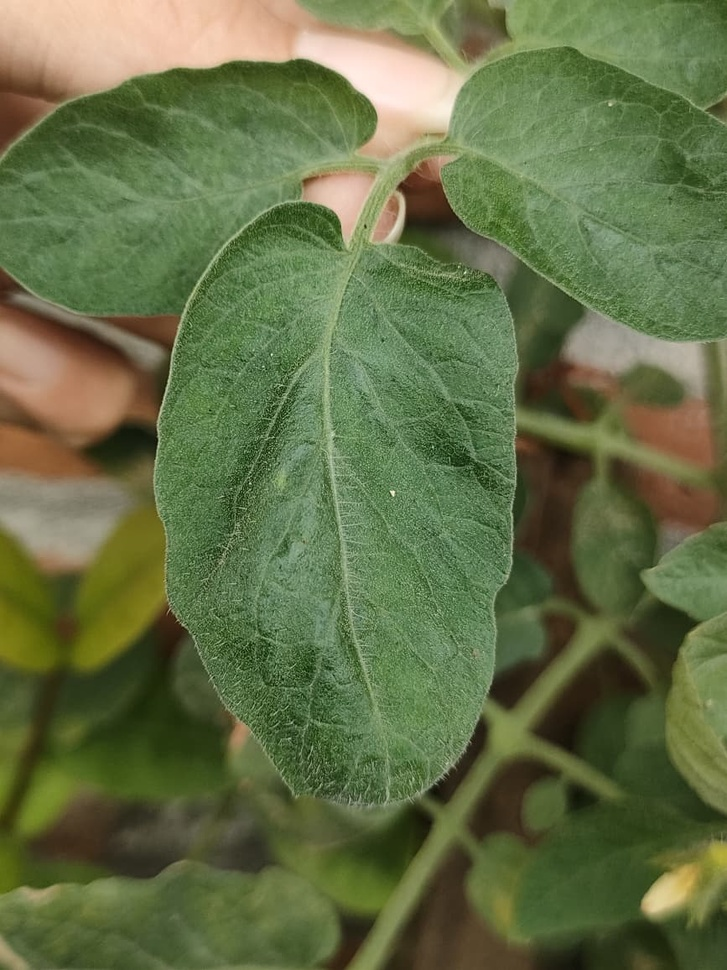
#> input picture scripts/Segmentasi/daun_tomat.jpg, 727 x 970 px, shrunk from 867 x 1156 before the run, found by its file name
$ python creatLeaf.py
#> lines starting #> are read from the running program, lines starting #| are printed output that depends on the picture; after the words box and inside, x2 and y2 are one past the last pixel; in counts of white or black regions, pixels touching at a corner belong together
#> further down, img is the input picture: shape (970, 727, 3); mean B, G, R 70.1, 111.5, 99.7
#> `hsv = cv2.cvtColor(img, cv2.COLOR_BGR2HSV)`: hsv: shape (970, 727, 3); mean H, S, V 38.5, 109.7, 116.4
import cv2
import numpy as np

def create_leaf_mask(hsv_image):
    """
    Membuat mask daun berdasarkan rentang HSV (threshold W1),
    serta membersihkan noise menggunakan operasi morfologi OPEN dan CLOSE.
    Parameter:
        hsv_image: citra dalam ruang warna HSV
    Return:
        mask daun (binary image yang bersih)
    """

    # Threshold hasil tuning W1 (daun hijau)
    lower_green = np.array([35, 40, 40])
    upper_green = np.array([85, 255, 255])

    # Buat mask daun dari rentang HSV
    mask = cv2.inRange(hsv_image, lower_green, upper_green)
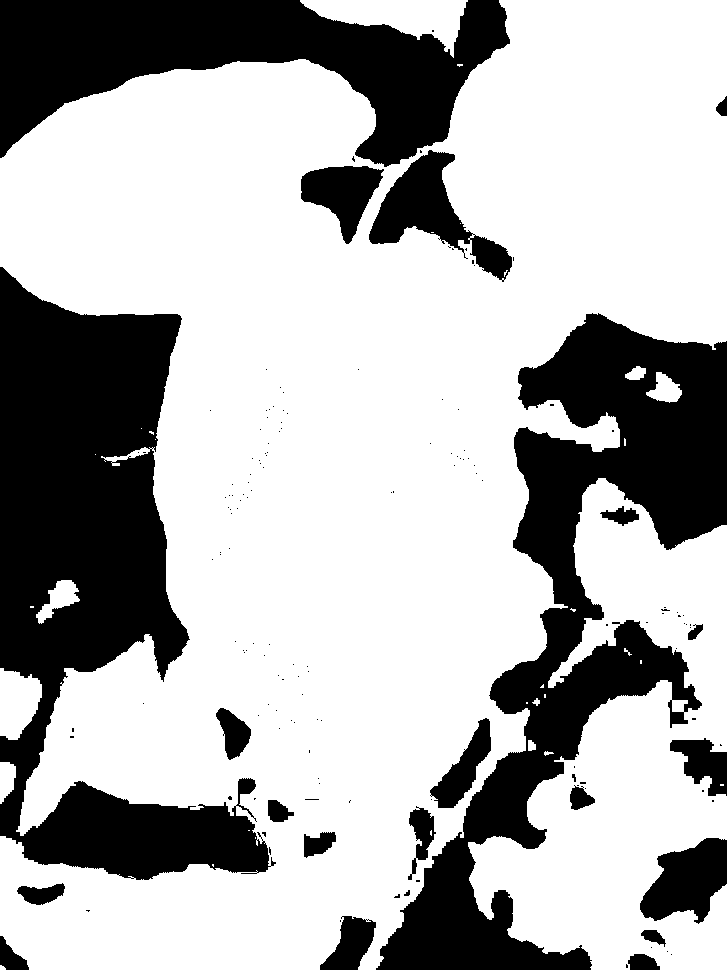
#> mask: shape (970, 727); 69.1% white; 156 black regions (133 under 20 px), largest, box (x1, y1, x2, y2) and area: (0, 267, 276, 880) 78348, (376, 313, 727, 970) 69711, (0, 0, 510, 167) 43070

    # --- Bersihkan noise ---
    kernel = np.ones((5, 5), np.uint8)

    # 1️⃣ OPEN: menghapus noise kecil (bintik putih di area gelap)
    mask = cv2.morphologyEx(mask, cv2.MORPH_OPEN, kernel)
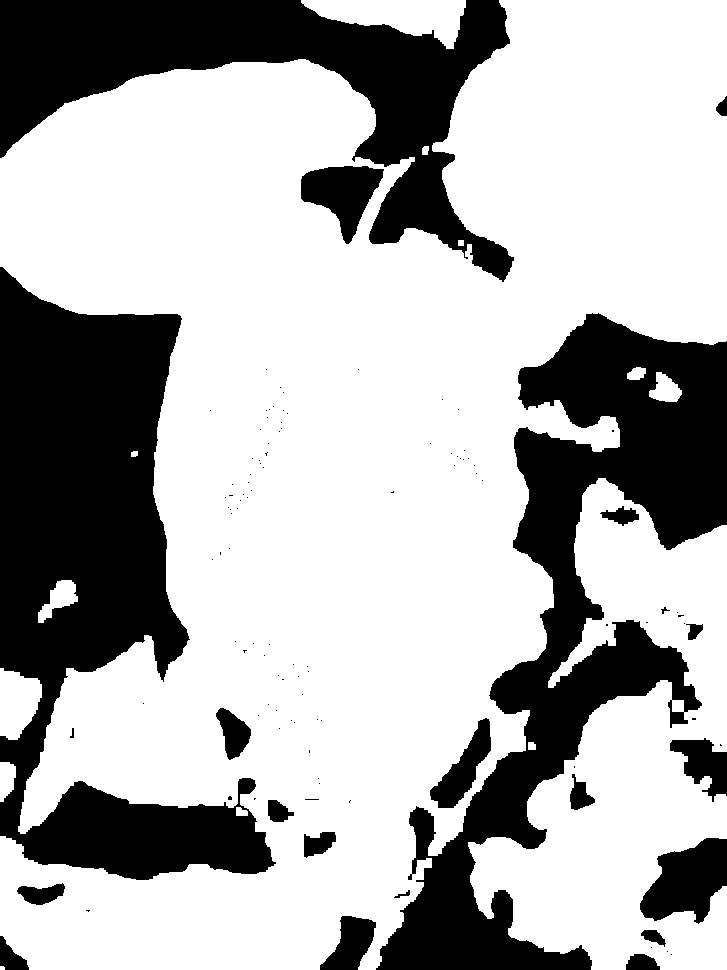
#> mask: shape (970, 727); 68.8% white; 114 black regions (92 under 20 px), largest, box (x1, y1, x2, y2) and area: (0, 267, 276, 880) 79087, (376, 313, 727, 970) 71298, (0, 0, 514, 282) 50004

    # 2️⃣ CLOSE: menutup lubang kecil di dalam area daun
    mask = cv2.morphologyEx(mask, cv2.MORPH_CLOSE, kernel)
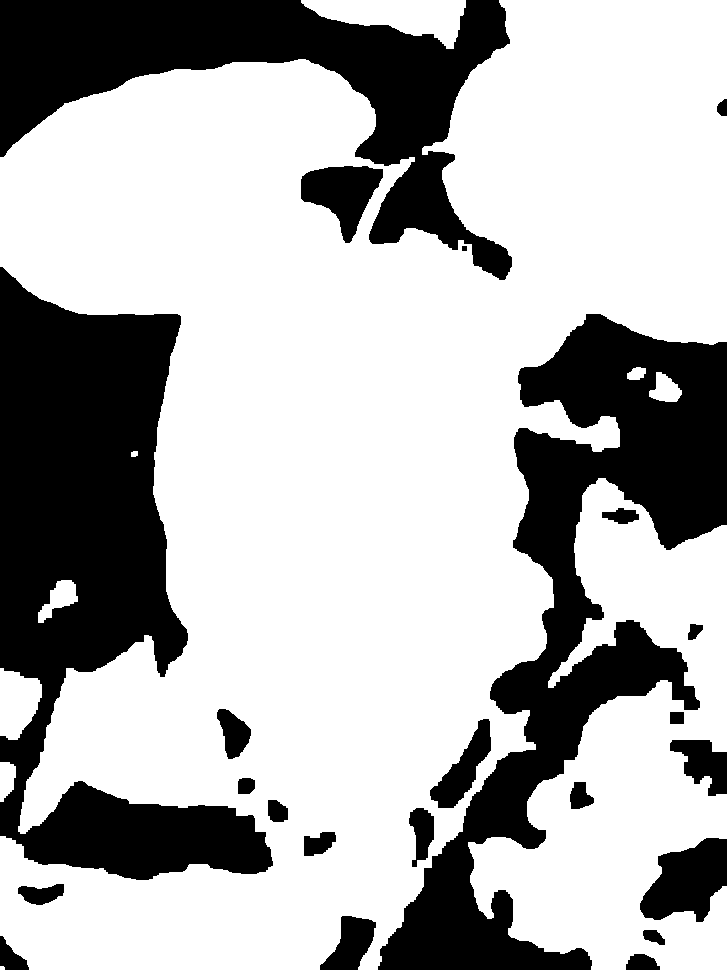
#> mask: shape (970, 727); 69% white; 23 black regions, largest, box (x1, y1, x2, y2) and area: (0, 267, 273, 880) 78710, (378, 314, 727, 970) 69906, (0, 0, 512, 280) 49871

    return mask


# --- Contoh Penggunaan ---
if __name__ == "__main__":
    img = cv2.imread('scripts\Segmentasi\daun_tomat.jpg')
    if img is None:
        raise ValueError

    hsv = cv2.cvtColor(img, cv2.COLOR_BGR2HSV)

    # Panggil fungsi mask daun
    leaf_mask = create_leaf_mask(hsv)

    # Terapkan mask pada gambar asli
    result = cv2.bitwise_and(img, img, mask=leaf_mask)
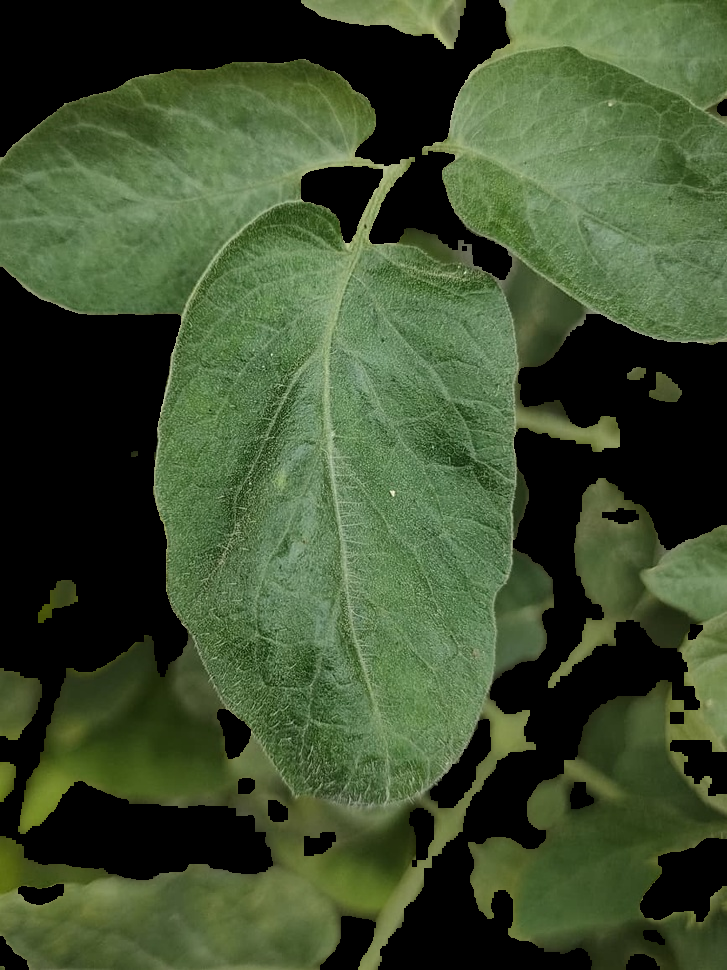
#> result: shape (970, 727, 3); mean B, G, R 47.4, 78.4, 62.1

    # Tampilkan hasil
    cv2.imshow('Asli', img)
    cv2.imshow('Mask Daun (Bersih)', leaf_mask)
    cv2.imshow('Segmentasi Daun', result)
    cv2.waitKey(0)
    cv2.destroyAllWindows()
